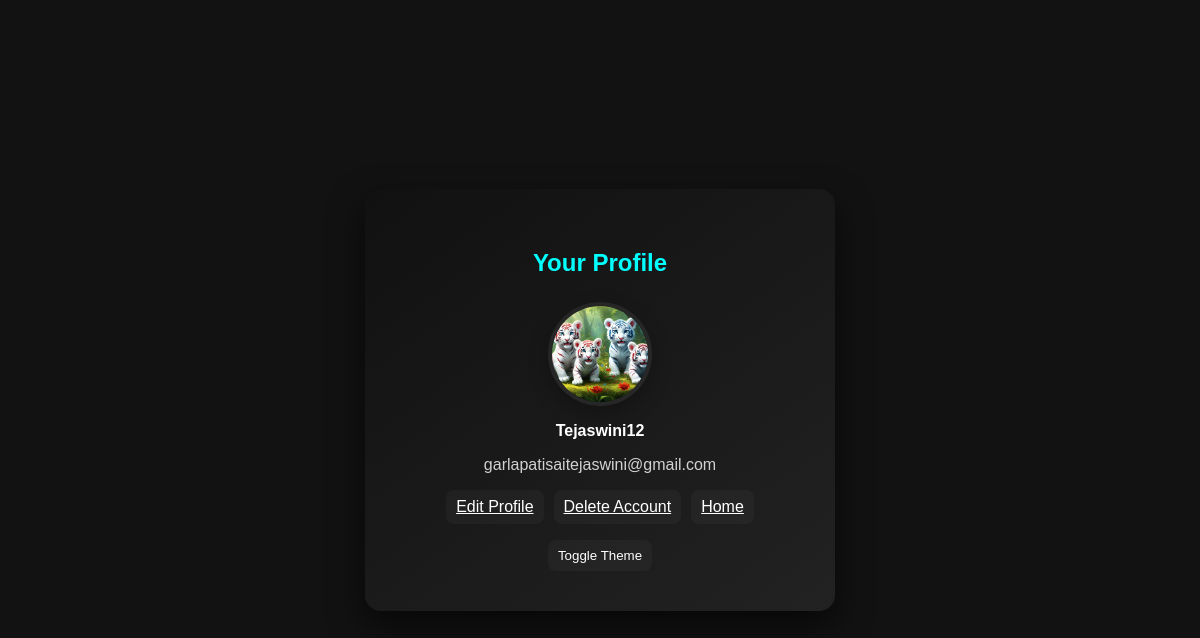
Screenshot of /view_profile (signed in) with the database file from the repository.
### tables this page shows
CREATE TABLE users (
            id INTEGER PRIMARY KEY AUTOINCREMENT,
            username TEXT UNIQUE,
            email TEXT UNIQUE,
            password TEXT,
            profile_pic TEXT,
            is_admin INTEGER DEFAULT 0
        );

### app.py (the view)
@app.route("/view_profile")
@login_required
def view_profile():
    conn = sqlite3.connect(DB_NAME)
    conn.row_factory = sqlite3.Row
    c = conn.cursor()
    c.execute("SELECT id, username, email, profile_pic FROM users WHERE id=?", (session["user_id"],))
    user = c.fetchone()
    conn.close()
    return render_template("profile.html", user=user)

### app.py (called while the page is built)
def login_required(f):
    @wraps(f)
    def decorated(*args, **kwargs):
        if "user_id" not in session:
            flash("Please login first.", "warning")
            return redirect(url_for("login"))
        return f(*args, **kwargs)
    return decorated

### templates/profile.html (shortened to what this page needs)
<!doctype html>
<html>
<head>
  <link rel="stylesheet" href="{{ url_for('static', filename='style.css') }}">
</head>
<body>
  <div class="auth-card">
    <h2>Your Profile</h2>
    {% if user.profile_pic %}
      <img src="{{ url_for('uploaded_file', filename=user.profile_pic) }}" class="profile-img" alt="profile">
    {% else %}
      <img src="{{ url_for('static', filename='uploads/default-avatar.png') }}" class="profile-img" alt="profile" onerror="this.style.display='none'">
    {% endif %}
    <p><strong>{{ user.username }}</strong></p>
    <p style="opacity:0.8">{{ user.email }}</p>
    <div style="display:flex; gap:10px; justify-content:center; margin-top:12px;">
  <a href="{{ url_for('update_profile') }}" class="small-btn">Edit Profile</a>
  <a href="{{ url_for('delete_account') }}" class="small-btn">Delete Account</a>
  <a href="{{ url_for('home') }}" class="small-btn">Home</a>
</div>
    <div style="margin-top:16px;">
      <button id="theme-toggle" class="small-btn">Toggle Theme</button>
    </div>
  </div>
</body>
</html>

### static/style.css (style rules this page uses)
:root { --bg: #121212; --card1: #111; --card2: #222; --accent: #00ffff; --accent-hover: #ffeb3b; --text: #fff; --muted: #ccc; --input-bg: #222; --input-border: #333; --shadow: rgba(0,0,0,0.6); }
body { margin: 0; padding: 0; font-family: Arial, sans-serif; background: var(--bg); display: flex; justify-content: center; align-items: center; height: 100vh; color: var(--text); transition: background 300ms ease, color 300ms ease; }
.auth-card { background: linear-gradient(145deg,var(--card1),var(--card2)); padding: 40px 35px; border-radius: 16px; box-shadow: 0 15px 35px var(--shadow); width: 100%; max-width: 400px; text-align: center; transform: translateY(0); animation: floatIn 480ms ease both; }
.auth-card h2 { color:var(--accent); margin-bottom:25px; transition: color 200ms; }
.profile-img { width: 96px; height: 96px; border-radius: 50%; object-fit: cover; display: block; margin: 0 auto 12px; border: 4px solid rgba(255,255,255,0.06); box-shadow: 0 8px 20px rgba(0,0,0,0.25); }
.small-btn { padding: 8px 10px; border-radius: 8px; border: none; cursor:pointer; background: rgba(255,255,255,0.03); color: var(--text); transition: background 150ms, transform 150ms; }

### rows the page displays
users: profile_pic (picture), username "Tejaswini12", email "garlapatisaitejaswini@gmail.com"
